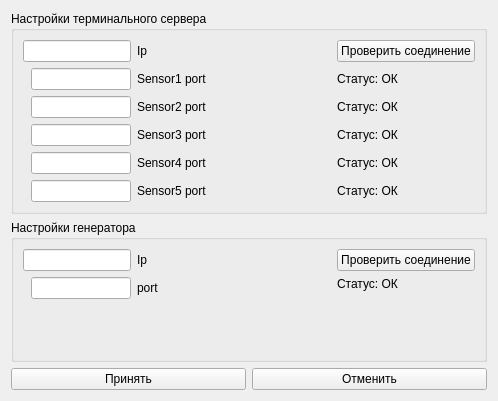
<?xml version="1.0" encoding="UTF-8"?>
<ui version="4.0">
 <class>connections_settings</class>
 <widget class="QWidget" name="connections_settings">
  <property name="geometry">
   <rect>
    <x>0</x>
    <y>0</y>
    <width>498</width>
    <height>401</height>
   </rect>
  </property>
  <property name="windowTitle">
   <string>Form</string>
  </property>
  <layout class="QVBoxLayout" name="verticalLayout">
   <item>
    <widget class="QGroupBox" name="groupBox_2">
     <property name="title">
      <string>Настройки терминального сервера</string>
     </property>
     <layout class="QHBoxLayout" name="horizontalLayout">
      <item>
       <layout class="QFormLayout" name="formLayout">
        <property name="labelAlignment">
         <set>Qt::AlignRight|Qt::AlignTrailing|Qt::AlignVCenter</set>
        </property>
        <item row="0" column="0">
         <widget class="QLineEdit" name="server_ip_line_edit"/>
        </item>
        <item row="0" column="1">
         <widget class="QLabel" name="label">
          <property name="text">
           <string>Ip</string>
          </property>
         </widget>
        </item>
        <item row="1" column="0">
         <widget class="QLineEdit" name="s1_port_line_edit">
          <property name="sizePolicy">
           <sizepolicy hsizetype="Expanding" vsizetype="Fixed">
            <horstretch>0</horstretch>
            <verstretch>0</verstretch>
           </sizepolicy>
          </property>
          <property name="maximumSize">
           <size>
            <width>100</width>
            <height>16777215</height>
           </size>
          </property>
          <property name="layoutDirection">
           <enum>Qt::LeftToRight</enum>
          </property>
          <property name="alignment">
           <set>Qt::AlignLeading|Qt::AlignLeft|Qt::AlignVCenter</set>
          </property>
         </widget>
        </item>
        <item row="1" column="1">
         <widget class="QLabel" name="label_2">
          <property name="text">
           <string>Sensor1 port</string>
          </property>
         </widget>
        </item>
        <item row="2" column="0">
         <widget class="QLineEdit" name="s2_port_line_edit">
          <property name="maximumSize">
           <size>
            <width>100</width>
            <height>16777215</height>
           </size>
          </property>
         </widget>
        </item>
        <item row="2" column="1">
         <widget class="QLabel" name="label_3">
          <property name="text">
           <string>Sensor2 port</string>
          </property>
         </widget>
        </item>
        <item row="3" column="0">
         <widget class="QLineEdit" name="s3_port_line_edit">
          <property name="maximumSize">
           <size>
            <width>100</width>
            <height>16777215</height>
           </size>
          </property>
         </widget>
        </item>
        <item row="3" column="1">
         <widget class="QLabel" name="label_4">
          <property name="text">
           <string>Sensor3 port</string>
          </property>
         </widget>
        </item>
        <item row="4" column="0">
         <widget class="QLineEdit" name="s4_port_line_edit">
          <property name="maximumSize">
           <size>
            <width>100</width>
            <height>16777215</height>
           </size>
          </property>
         </widget>
        </item>
        <item row="4" column="1">
         <widget class="QLabel" name="label_5">
          <property name="text">
           <string>Sensor4 port</string>
          </property>
         </widget>
        </item>
        <item row="5" column="0">
         <widget class="QLineEdit" name="s5_port_line_edit">
          <property name="maximumSize">
           <size>
            <width>100</width>
            <height>16777215</height>
           </size>
          </property>
         </widget>
        </item>
        <item row="5" column="1">
         <widget class="QLabel" name="label_6">
          <property name="text">
           <string>Sensor5 port</string>
          </property>
         </widget>
        </item>
       </layout>
      </item>
      <item>
       <layout class="QVBoxLayout" name="verticalLayout_3">
        <item>
         <widget class="QPushButton" name="server_ping_button">
          <property name="text">
           <string>Проверить соединение</string>
          </property>
         </widget>
        </item>
        <item>
         <widget class="QLabel" name="s1_status_label">
          <property name="text">
           <string>Статус: ОК</string>
          </property>
         </widget>
        </item>
        <item>
         <widget class="QLabel" name="s2_status_label">
          <property name="text">
           <string>Статус: ОК</string>
          </property>
         </widget>
        </item>
        <item>
         <widget class="QLabel" name="s3_status_label">
          <property name="text">
           <string>Статус: ОК</string>
          </property>
         </widget>
        </item>
        <item>
         <widget class="QLabel" name="s4_status_label">
          <property name="text">
           <string>Статус: ОК</string>
          </property>
         </widget>
        </item>
        <item>
         <widget class="QLabel" name="s5_status_label">
          <property name="text">
           <string>Статус: ОК</string>
          </property>
         </widget>
        </item>
       </layout>
      </item>
     </layout>
    </widget>
   </item>
   <item>
    <widget class="QGroupBox" name="groupBox">
     <property name="title">
      <string>Настройки генератора</string>
     </property>
     <layout class="QHBoxLayout" name="horizontalLayout_2">
      <item>
       <layout class="QHBoxLayout" name="horizontalLayout_3">
        <item>
         <layout class="QFormLayout" name="formLayout_2">
          <property name="labelAlignment">
           <set>Qt::AlignRight|Qt::AlignTrailing|Qt::AlignVCenter</set>
          </property>
          <item row="0" column="0">
           <widget class="QLineEdit" name="generator_ip_line_edit"/>
          </item>
          <item row="0" column="1">
           <widget class="QLabel" name="label_7">
            <property name="text">
             <string>Ip</string>
            </property>
           </widget>
          </item>
          <item row="1" column="0">
           <widget class="QLineEdit" name="generator_port_line_edit">
            <property name="maximumSize">
             <size>
              <width>100</width>
              <height>16777215</height>
             </size>
            </property>
           </widget>
          </item>
          <item row="1" column="1">
           <widget class="QLabel" name="label_8">
            <property name="text">
             <string>port</string>
            </property>
           </widget>
          </item>
         </layout>
        </item>
        <item>
         <layout class="QVBoxLayout" name="verticalLayout_2">
          <item>
           <widget class="QPushButton" name="generatop_ping_button">
            <property name="text">
             <string>Проверить соединение</string>
            </property>
           </widget>
          </item>
          <item>
           <widget class="QLabel" name="generator_status_label">
            <property name="text">
             <string>Статус: ОК</string>
            </property>
           </widget>
          </item>
          <item>
           <spacer name="verticalSpacer">
            <property name="orientation">
             <enum>Qt::Vertical</enum>
            </property>
            <property name="sizeHint" stdset="0">
             <size>
              <width>20</width>
              <height>40</height>
             </size>
            </property>
           </spacer>
          </item>
         </layout>
        </item>
       </layout>
      </item>
     </layout>
    </widget>
   </item>
   <item>
    <layout class="QHBoxLayout" name="horizontalLayout_4">
     <item>
      <widget class="QPushButton" name="accept_button">
       <property name="text">
        <string>Принять</string>
       </property>
      </widget>
     </item>
     <item>
      <widget class="QPushButton" name="cancel_button">
       <property name="text">
        <string>Отменить</string>
       </property>
      </widget>
     </item>
    </layout>
   </item>
  </layout>
 </widget>
 <resources/>
 <connections/>
</ui>
